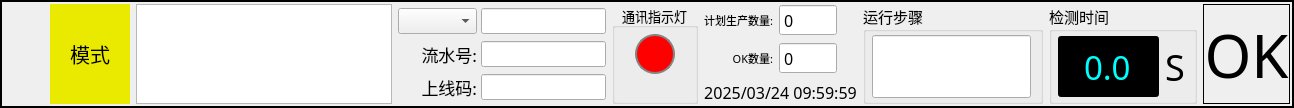
         <widget class="QFrame" name="frame_2">
          <property name="maximumSize">
           <size>
            <width>16777215</width>
            <height>100</height>
           </size>
          </property>
          <property name="frameShape">
           <enum>QFrame::Box</enum>
          </property>
          <property name="frameShadow">
           <enum>QFrame::Plain</enum>
          </property>
          <property name="lineWidth">
           <number>2</number>
          </property>
          <layout class="QHBoxLayout" name="horizontalLayout_6">
           <property name="leftMargin">
            <number>2</number>
           </property>
           <property name="topMargin">
            <number>2</number>
           </property>
           <property name="rightMargin">
            <number>2</number>
           </property>
           <property name="bottomMargin">
            <number>2</number>
           </property>
           <item>
            <widget class="QPushButton" name="Goback">
             <property name="maximumSize">
              <size>
               <width>200</width>
               <height>90</height>
              </size>
             </property>
             <property name="styleSheet">
              <string notr="true">QPushButton{border：none;brckggroud:transparent;}</string>
             </property>
             <property name="text">
              <string/>
             </property>
             <property name="icon">
              <iconset resource="Pritrue.qrc">
               <normaloff>:/new/prefix1/Pictrue/logo.png</normaloff>:/new/prefix1/Pictrue/logo.png</iconset>
             </property>
             <property name="iconSize">
              <size>
               <width>190</width>
               <height>100</height>
              </size>
             </property>
             <property name="flat">
              <bool>true</bool>
             </property>
            </widget>
           </item>
           <item>
            <widget class="QLabel" name="Auto_Mode_Show">
             <property name="minimumSize">
              <size>
               <width>80</width>
               <height>0</height>
              </size>
             </property>
             <property name="maximumSize">
              <size>
               <width>80</width>
               <height>16777215</height>
              </size>
             </property>
             <property name="font">
              <font>
               <family>微软雅黑</family>
               <pointsize>15</pointsize>
              </font>
             </property>
             <property name="styleSheet">
              <string notr="true">
color: rgb(0, 0, 0);
background-color: rgb(234, 234, 0);</string>
             </property>
             <property name="text">
              <string>模式</string>
             </property>
             <property name="alignment">
              <set>Qt::AlignCenter</set>
             </property>
            </widget>
           </item>
           <item>
            <widget class="QTextEdit" name="textEdit"/>
           </item>
           <item>
            <layout class="QGridLayout" name="gridLayout_2">
             <property name="horizontalSpacing">
              <number>4</number>
             </property>
             <property name="verticalSpacing">
              <number>3</number>
             </property>
             <item row="2" column="0">
              <widget class="QLabel" name="label_3">
               <property name="maximumSize">
                <size>
                 <width>80</width>
                 <height>16777215</height>
                </size>
               </property>
               <property name="font">
                <font>
                 <family>微软雅黑</family>
                 <pointsize>13</pointsize>
                </font>
               </property>
               <property name="text">
                <string>上线码:</string>
               </property>
               <property name="alignment">
                <set>Qt::AlignRight|Qt::AlignTrailing|Qt::AlignVCenter</set>
               </property>
              </widget>
             </item>
             <item row="0" column="1">
              <widget class="QLineEdit" name="Auto_Model">
               <property name="maximumSize">
                <size>
                 <width>300</width>
                 <height>16777215</height>
                </size>
               </property>
               <property name="font">
                <font>
                 <family>微软雅黑</family>
                 <pointsize>10</pointsize>
                </font>
               </property>
              </widget>
             </item>
             <item row="1" column="1">
              <widget class="QLineEdit" name="Auto_SerialNumber">
               <property name="maximumSize">
                <size>
                 <width>300</width>
                 <height>16777215</height>
                </size>
               </property>
               <property name="font">
                <font>
                 <family>微软雅黑</family>
                 <pointsize>10</pointsize>
                </font>
               </property>
              </widget>
             </item>
             <item row="0" column="0">
              <widget class="QComboBox" name="Auto_PDbox">
               <property name="maximumSize">
                <size>
                 <width>80</width>
                 <height>16777215</height>
                </size>
               </property>
               <property name="font">
                <font>
                 <family>微软雅黑</family>
                 <pointsize>10</pointsize>
                </font>
               </property>
              </widget>
             </item>
             <item row="2" column="1">
              <widget class="QLineEdit" name="Auto_Code">
               <property name="maximumSize">
                <size>
                 <width>300</width>
                 <height>16777215</height>
                </size>
               </property>
               <property name="font">
                <font>
                 <family>微软雅黑</family>
                 <pointsize>10</pointsize>
                </font>
               </property>
              </widget>
             </item>
             <item row="1" column="0">
              <widget class="QLabel" name="label_2">
               <property name="maximumSize">
                <size>
                 <width>80</width>
                 <height>16777215</height>
                </size>
               </property>
               <property name="font">
                <font>
                 <family>微软雅黑</family>
                 <pointsize>13</pointsize>
                </font>
               </property>
               <property name="text">
                <string>流水号:</string>
               </property>
               <property name="alignment">
                <set>Qt::AlignRight|Qt::AlignTrailing|Qt::AlignVCenter</set>
               </property>
              </widget>
             </item>
            </layout>
           </item>
           <item>
            <widget class="QGroupBox" name="groupBox_4">
             <property name="maximumSize">
              <size>
               <width>86</width>
               <height>100</height>
              </size>
             </property>
             <property name="font">
              <font>
               <family>微软雅黑</family>
               <pointsize>10</pointsize>
              </font>
             </property>
             <property name="styleSheet">
              <string notr="true"/>
             </property>
             <property name="title">
              <string>通讯指示灯</string>
             </property>
             <property name="alignment">
              <set>Qt::AlignCenter</set>
             </property>
             <property name="flat">
              <bool>false</bool>
             </property>
             <widget class="QPushButton" name="Auto_heart_Stop">
              <property name="enabled">
               <bool>true</bool>
              </property>
              <property name="geometry">
               <rect>
                <x>23</x>
                <y>30</y>
                <width>40</width>
                <height>40</height>
               </rect>
              </property>
              <property name="font">
               <font>
                <family>微软雅黑</family>
                <pointsize>10</pointsize>
                <stylestrategy>PreferDefault</stylestrategy>
               </font>
              </property>
              <property name="styleSheet">
               <string notr="true">QPushButton {
    background-color: qlineargradient(x1: 0, y1: 0, x2: 0, y2: 1,stop: 0 #ff0000, stop: 1 #ff0000);
    border: 2px solid #848484;
    border-radius: 20%; /* 圆形 */
}
</string>
              </property>
              <property name="text">
               <string/>
              </property>
             </widget>
            </widget>
           </item>
           <item>
            <layout class="QGridLayout" name="gridLayout_6">
             <item row="0" column="0">
              <widget class="QLabel" name="label_4">
               <property name="font">
                <font>
                 <family>微软雅黑</family>
                 <pointsize>8</pointsize>
                </font>
               </property>
               <property name="text">
                <string>计划生产数量:</string>
               </property>
               <property name="alignment">
                <set>Qt::AlignRight|Qt::AlignTrailing|Qt::AlignVCenter</set>
               </property>
              </widget>
             </item>
             <item row="0" column="1">
              <widget class="QSpinBox" name="Auto_OKNum">
               <property name="font">
                <font>
                 <family>微软雅黑</family>
                 <pointsize>12</pointsize>
                </font>
               </property>
               <property name="buttonSymbols">
                <enum>QAbstractSpinBox::NoButtons</enum>
               </property>
               <property name="maximum">
                <number>99999</number>
               </property>
               <property name="value">
                <number>0</number>
               </property>
              </widget>
             </item>
             <item row="1" column="0">
              <widget class="QLabel" name="label_5">
               <property name="font">
                <font>
                 <family>微软雅黑</family>
                 <pointsize>8</pointsize>
                </font>
               </property>
               <property name="text">
                <string>OK数量:</string>
               </property>
               <property name="alignment">
                <set>Qt::AlignRight|Qt::AlignTrailing|Qt::AlignVCenter</set>
               </property>
              </widget>
             </item>
             <item row="1" column="1">
              <widget class="QSpinBox" name="Auto_NGNum">
               <property name="font">
                <font>
                 <family>微软雅黑</family>
                 <pointsize>12</pointsize>
                </font>
               </property>
               <property name="buttonSymbols">
                <enum>QAbstractSpinBox::NoButtons</enum>
               </property>
               <property name="maximum">
                <number>99999</number>
               </property>
              </widget>
             </item>
             <item row="2" column="0" colspan="3">
              <widget class="QLabel" name="DatTime">
               <property name="font">
                <font>
                 <family>微软雅黑</family>
                 <pointsize>12</pointsize>
                </font>
               </property>
               <property name="text">
                <string>2025/03/24 09:59:59</string>
               </property>
               <property name="alignment">
                <set>Qt::AlignCenter</set>
               </property>
              </widget>
             </item>
            </layout>
           </item>
           <item>
            <widget class="QGroupBox" name="groupBox_2">
             <property name="minimumSize">
              <size>
               <width>105</width>
               <height>0</height>
              </size>
             </property>
             <property name="maximumSize">
              <size>
               <width>180</width>
               <height>100</height>
              </size>
             </property>
             <property name="font">
              <font>
               <family>微软雅黑</family>
               <pointsize>11</pointsize>
              </font>
             </property>
             <property name="title">
              <string>运行步骤</string>
             </property>
             <layout class="QGridLayout" name="gridLayout_31">
              <property name="leftMargin">
               <number>6</number>
              </property>
              <property name="topMargin">
               <number>3</number>
              </property>
              <property name="bottomMargin">
               <number>3</number>
              </property>
              <item row="1" column="0">
               <widget class="QLineEdit" name="Auto_RunSteps">
                <property name="sizePolicy">
                 <sizepolicy hsizetype="Preferred" vsizetype="Preferred">
                  <horstretch>0</horstretch>
                  <verstretch>0</verstretch>
                 </sizepolicy>
                </property>
                <property name="maximumSize">
                 <size>
                  <width>16777215</width>
                  <height>16777215</height>
                 </size>
                </property>
                <property name="font">
                 <font>
                  <family>微软雅黑</family>
                  <pointsize>40</pointsize>
                 </font>
                </property>
                <property name="alignment">
                 <set>Qt::AlignCenter</set>
                </property>
               </widget>
              </item>
             </layout>
            </widget>
           </item>
           <item>
            <widget class="QGroupBox" name="groupBox">
             <property name="maximumSize">
              <size>
               <width>280</width>
               <height>100</height>
              </size>
             </property>
             <property name="font">
              <font>
               <family>微软雅黑</family>
               <pointsize>11</pointsize>
              </font>
             </property>
             <property name="title">
              <string>检测时间</string>
             </property>
             <layout class="QGridLayout" name="gridLayout_5">
              <property name="leftMargin">
               <number>6</number>
              </property>
              <property name="topMargin">
               <number>3</number>
              </property>
              <property name="bottomMargin">
               <number>3</number>
              </property>
              <item row="0" column="0">
               <layout class="QGridLayout" name="gridLayout_4">
                <item row="0" column="0">
                 <widget class="QDoubleSpinBox" name="Auto_CheckTime">
                  <property name="sizePolicy">
                   <sizepolicy hsizetype="Preferred" vsizetype="Preferred">
                    <horstretch>0</horstretch>
                    <verstretch>0</verstretch>
                   </sizepolicy>
                  </property>
                  <property name="font">
                   <font>
                    <family>微软雅黑</family>
                    <pointsize>25</pointsize>
                    <weight>50</weight>
                    <italic>false</italic>
                    <bold>false</bold>
                   </font>
                  </property>
                  <property name="styleSheet">
                   <string notr="true">QDoubleSpinBox::enabled{
	font: 25pt &quot;微软雅黑&quot;;
	background-color: rgb(0, 0, 0);
	color: rgb(0, 255, 255);
}

QDoubleSpinBox::!enabled{
	font: 25pt &quot;微软雅黑&quot;;
	background-color: rgb(0, 0, 0);
	color: rgb(170, 127, 127);
}</string>
                  </property>
                  <property name="alignment">
                   <set>Qt::AlignCenter</set>
                  </property>
                  <property name="buttonSymbols">
                   <enum>QAbstractSpinBox::NoButtons</enum>
                  </property>
                  <property name="decimals">
                   <number>1</number>
                  </property>
                  <property name="maximum">
                   <double>999.899999999999977</double>
                  </property>
                  <property name="value">
                   <double>0.000000000000000</double>
                  </property>
                 </widget>
                </item>
                <item row="0" column="1">
                 <widget class="QLabel" name="label_7">
                  <property name="sizePolicy">
                   <sizepolicy hsizetype="Maximum" vsizetype="Preferred">
                    <horstretch>0</horstretch>
                    <verstretch>0</verstretch>
                   </sizepolicy>
                  </property>
                  <property name="font">
                   <font>
                    <family>微软雅黑</family>
                    <pointsize>27</pointsize>
                   </font>
                  </property>
                  <property name="text">
                   <string>S</string>
                  </property>
                 </widget>
                </item>
               </layout>
              </item>
             </layout>
            </widget>
           </item>
           <item>
            <widget class="QLabel" name="Auto_results">
             <property name="sizePolicy">
              <sizepolicy hsizetype="Expanding" vsizetype="Preferred">
               <horstretch>0</horstretch>
               <verstretch>0</verstretch>
              </sizepolicy>
             </property>
             <property name="maximumSize">
              <size>
               <width>200</width>
               <height>16777215</height>
              </size>
             </property>
             <property name="font">
              <font>
               <family>微软雅黑</family>
               <pointsize>45</pointsize>
              </font>
             </property>
             <property name="styleSheet">
              <string notr="true"/>
             </property>
             <property name="frameShape">
              <enum>QFrame::Box</enum>
             </property>
             <property name="text">
              <string>OK</string>
             </property>
             <property name="alignment">
              <set>Qt::AlignCenter</set>
             </property>
            </widget>
           </item>
          </layout>
         </widget>
